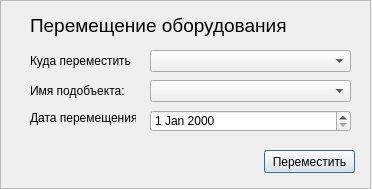
<?xml version="1.0" encoding="UTF-8"?>
<ui version="4.0">
 <class>Dialog</class>
 <widget class="QDialog" name="Dialog">
  <property name="geometry">
   <rect>
    <x>0</x>
    <y>0</y>
    <width>372</width>
    <height>189</height>
   </rect>
  </property>
  <property name="windowTitle">
   <string>Dialog</string>
  </property>
  <widget class="QFrame" name="frame">
   <property name="geometry">
    <rect>
     <x>0</x>
     <y>0</y>
     <width>371</width>
     <height>189</height>
    </rect>
   </property>
   <property name="frameShape">
    <enum>QFrame::StyledPanel</enum>
   </property>
   <property name="frameShadow">
    <enum>QFrame::Raised</enum>
   </property>
   <widget class="QDateEdit" name="de_TransferDate">
    <property name="geometry">
     <rect>
      <x>150</x>
      <y>110</y>
      <width>201</width>
      <height>22</height>
     </rect>
    </property>
   </widget>
   <widget class="QComboBox" name="cb_ParentObjName">
    <property name="geometry">
     <rect>
      <x>150</x>
      <y>50</y>
      <width>201</width>
      <height>22</height>
     </rect>
    </property>
   </widget>
   <widget class="QComboBox" name="cb_ChildObjName">
    <property name="geometry">
     <rect>
      <x>150</x>
      <y>80</y>
      <width>201</width>
      <height>22</height>
     </rect>
    </property>
   </widget>
   <widget class="QPushButton" name="btn_Transfer">
    <property name="geometry">
     <rect>
      <x>264</x>
      <y>150</y>
      <width>91</width>
      <height>23</height>
     </rect>
    </property>
    <property name="text">
     <string>Переместить</string>
    </property>
   </widget>
   <widget class="QLabel" name="label_3">
    <property name="geometry">
     <rect>
      <x>30</x>
      <y>83</y>
      <width>101</width>
      <height>16</height>
     </rect>
    </property>
    <property name="text">
     <string>Имя подобъекта:</string>
    </property>
   </widget>
   <widget class="QLabel" name="label_4">
    <property name="geometry">
     <rect>
      <x>30</x>
      <y>110</y>
      <width>106</width>
      <height>16</height>
     </rect>
    </property>
    <property name="text">
     <string>Дата перемещения:</string>
    </property>
   </widget>
   <widget class="QLabel" name="label_2">
    <property name="geometry">
     <rect>
      <x>30</x>
      <y>53</y>
      <width>101</width>
      <height>16</height>
     </rect>
    </property>
    <property name="text">
     <string>Куда переместить:</string>
    </property>
   </widget>
   <widget class="QLabel" name="label">
    <property name="geometry">
     <rect>
      <x>30</x>
      <y>10</y>
      <width>261</width>
      <height>31</height>
     </rect>
    </property>
    <property name="font">
     <font>
      <pointsize>14</pointsize>
     </font>
    </property>
    <property name="text">
     <string>Перемещение оборудования</string>
    </property>
   </widget>
  </widget>
 </widget>
 <resources/>
 <connections/>
</ui>
